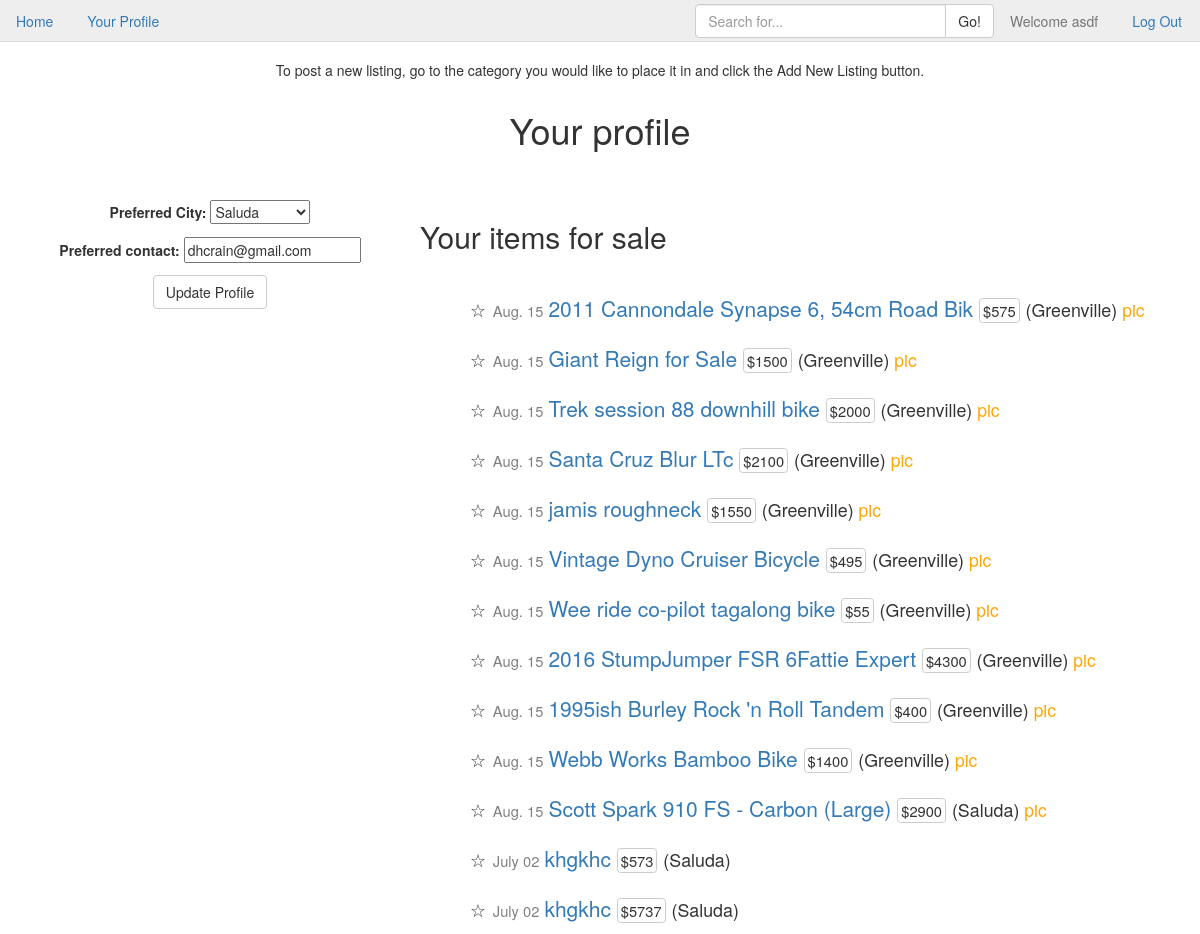
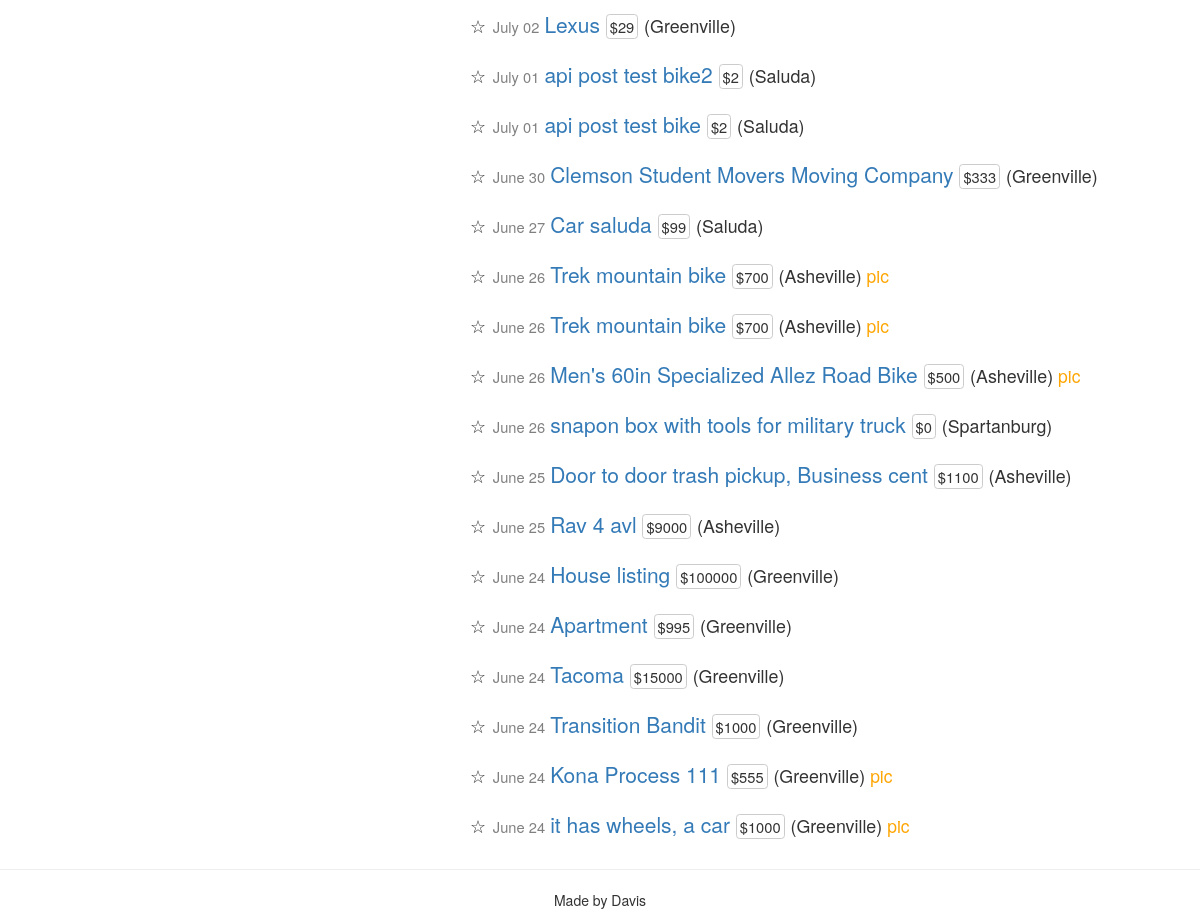
Page /register/profile/ (signed in) on the committed database (2 pictures, top to bottom).
### cl_app/models.py (models this page shows, shortened)
class Profile(models.Model):
    user = models.OneToOneField('auth.User')
    profile_city = models.ForeignKey(City, verbose_name='Preferred City', null=True)
    preferred_contact = models.CharField(max_length=30, null=True)

class Listing(models.Model):
    user = models.ForeignKey('auth.User')
    listing_city = models.ForeignKey(City)
    category = models.ForeignKey(ListingType)
    title = models.CharField(max_length=40)
    price = models.IntegerField()
    description = models.TextField()
    photo = models.ImageField(upload_to="listing_photos", null=True, blank=True, verbose_name="Listing Photo")
    created = models.DateTimeField(auto_now_add=True)
    class Meta:
        ordering = ['-created']

class City(models.Model):
    city = models.CharField(max_length=20)
    def __str__(self):
        return self.city

### cl_app/views.py (the view)
# urls.py: url(r'^register/profile/$', ProfileView.as_view(), name='profile_view'),
class ProfileView(LoginRequiredMixin, UpdateView):
    fields = ['profile_city', 'preferred_contact']
    success_url = reverse_lazy("index_view")
    def get_object(self, queryset=None):
        return self.request.user.profile
    def get_context_data(self, **kwargs):
        context = super().get_context_data(**kwargs)
        context['user_listings'] = Listing.objects.filter(user=self.request.user)
        return context

### templates/cl_app/profile_form.html (shortened to what this page needs)
{% extends "base.html" %}
{% block body %}
    <h1 class="text-center">Your profile</h1>
    <br>
    <br>
    <div class="row">
        <div class="col-md-4">
            <form class="form-center text-center" action="" method="post">
                {{ form.as_p }}
                <input class="btn btn-default" type="submit" name="updateprofile" value="Update Profile">
            </form>
        </div>
        <div class="col-md-8">
            <h2>Your items for sale</h2>
            <br>
            {% for item in user_listings %}
            <div class="row listing-list">
                <p><small>&#9734;</small>
                    <span class="time">{{ item.created|date:"N d" }} </span>
                    <a href="{% url 'listing_detail_view' item.pk %}">{{ item.title }} </a>
                    <span class="price">${{ item.price }}</span>
                    <small>({{ item.listing_city }}) </small>
                    {% if item.photo %}
                    <span class="pic">pic</span>
                    {% endif %}
                </p>
            </div>
            {% empty %}
            <h4>Sorry, no items in this list.</h4>
            {% endfor %}
        </div>
    </div>
{% endblock %}

### templates/base.html (shortened to what this page needs)
{% load staticfiles %}
<!DOCTYPE html>
<html>
    <head>
        <link rel="stylesheet" href="{% static 'cl_app/css/bootstrap.min.css' %}">
        <link rel="stylesheet" href="{% static 'cl_app/css/main.css' %}">
    </head>
    <body>
        <ul class="nav nav-tabs navbar-fixed-top">
            <li role="presentation"><a href="{% url 'index_view' %}">Home</a></li>
            {% if request.user.is_authenticated %}
                <li role="presentation" class=""><a href="{% url 'profile_view' %}">Your Profile</a></li>
                <li role="presentation" class="pull-right"><a href="{% url 'logout' %}?next={% url 'index_view' %}">Log Out</a></li>
                <li role="presentation" class="disabled pull-right"><a href="#">Welcome {{ request.user }}</a></li>
            {% else %}
                <li role="presentation"><a href="{% url 'register_view' %}">Get an account</a></li>
                <li role="presentation"><a href="{% url 'login' %}">Login</a></li>
            {% endif %}
            <form id="searchform" action="{% url 'search_list_view' %}" method="get" accept-charset="utf-8">
                <div class="input-group col-md-3 pull-right">
                    <input class="form-control" id="searchbox" name="q" type="text" placeholder="Search for...">
                    <span class="input-group-btn">
                        <button class="btn btn-default" type="button">Go!</button>
                    </span>
                </div>
            </form>
        </ul>
        {% block hero %}
        <p class="text-center">To post a new listing, go to the category you would like to place it in and click the Add New Listing button.</p>
        {% endblock %}
        <div class="container">
            {% block body %}{% endblock %}
        </div>
    </body>
    <footer>
        <hr>
        <p class="text-center">Made by Davis</p>
    </footer>
</html>

### cl_app/static/cl_app/css/main.css (style rules this page uses)
body { margin-top: 60px; }
.nav { background-color: #EEEEEE; }
.price { font-size: .7em; border: 1px solid #ccc; -webkit-border-radius: .25em; -moz-border-radius: .25em; border-radius: .25em; padding: 1px 3px; }
span.pic { color: orange; font-size: smaller; }
.time { font-size: 0.7em; line-height: 1em; padding: 1px; color: gray; vertical-align: middle; }
.listing-list { margin-left: 50px; margin-top: 10px; font-size: 1.5em; }
#searchform { margin-top: 4px; margin-right: 5px; }

### rows in the picture
Profile: profile_city "Saluda", preferred_contact "dhcrain@gmail.com"
Listing: created "Aug. 15", title "2011 Cannondale Synapse 6, 54cm Road Bik", price "575", listing_city "Greenville", shows "pic"
Listing: created "Aug. 15", title "Giant Reign for Sale", price "1500", listing_city "Greenville", shows "pic"
Listing: created "Aug. 15", title "Trek session 88 downhill bike", price "2000", listing_city "Greenville", shows "pic"
Listing: created "Aug. 15", title "Santa Cruz Blur LTc", price "2100", listing_city "Greenville", shows "pic"
Listing: created "Aug. 15", title "jamis roughneck", price "1550", listing_city "Greenville", shows "pic"
Listing: created "Aug. 15", title "Vintage Dyno Cruiser Bicycle", price "495", listing_city "Greenville", shows "pic"
Listing: created "Aug. 15", title "Wee ride co-pilot tagalong bike", price "55", listing_city "Greenville", shows "pic"
Listing: created "Aug. 15", title "2016 StumpJumper FSR 6Fattie Expert", price "4300", listing_city "Greenville", shows "pic"
Listing: created "Aug. 15", title "1995ish Burley Rock 'n Roll Tandem", price "400", listing_city "Greenville", shows "pic"
Listing: created "Aug. 15", title "Webb Works Bamboo Bike", price "1400", listing_city "Greenville", shows "pic"
Listing: created "Aug. 15", title "Scott Spark 910 FS - Carbon (Large)", price "2900", listing_city "Saluda", shows "pic"
Listing: created "July 02", title "khgkhc", price "573", listing_city "Saluda"
Listing: created "July 02", title "khgkhc", price "5737", listing_city "Saluda"
Listing: created "July 02", title "Lexus", price "29", listing_city "Greenville"
Listing: created "July 01", title "api post test bike2", price "2", listing_city "Saluda"
Listing: created "July 01", title "api post test bike", price "2", listing_city "Saluda"
Listing: created "June 30", title "Clemson Student Movers Moving Company", price "333", listing_city "Greenville"
Listing: created "June 27", title "Car saluda", price "99", listing_city "Saluda"
Listing: created "June 26", title "Trek mountain bike", price "700", listing_city "Asheville", shows "pic"
Listing: created "June 26", title "Trek mountain bike", price "700", listing_city "Asheville", shows "pic"
Listing: created "June 26", title "Men's 60in Specialized Allez Road Bike", price "500", listing_city "Asheville", shows "pic"
Listing: created "June 26", title "snapon box with tools for military truck", price "0", listing_city "Spartanburg"
Listing: created "June 25", title "Door to door trash pickup, Business cent", price "1100", listing_city "Asheville"
Listing: created "June 25", title "Rav 4 avl", price "9000", listing_city "Asheville"
Listing: created "June 24", title "House listing", price "100000", listing_city "Greenville"
Listing: created "June 24", title "Apartment", price "995", listing_city "Greenville"
Listing: created "June 24", title "Tacoma", price "15000", listing_city "Greenville"
Listing: created "June 24", title "Transition Bandit", price "1000", listing_city "Greenville"
Listing: created "June 24", title "Kona Process 111", price "555", listing_city "Greenville", shows "pic"
Listing: created "June 24", title "it has wheels, a car", price "1000", listing_city "Greenville", shows "pic"

### other values in the picture
{{ request.user }} "asdf"
